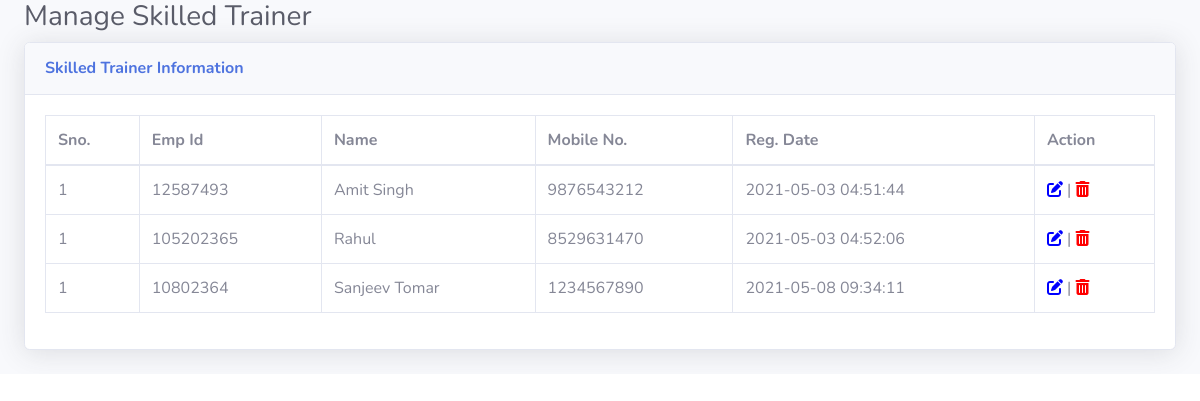
/manage-phlebotomist.php (signed in), run on the app's committed database.
### tables this page shows
CREATE TABLE `tblphlebotomist` (
  `id` int(11) NOT NULL,
  `EmpID` varchar(100) DEFAULT NULL,
  `FullName` varchar(120) DEFAULT NULL,
  `MobileNumber` bigint(12) DEFAULT NULL,
  `RegDate` timestamp NULL DEFAULT current_timestamp()
);

### manage-phlebotomist.php (the view, shortened to what this page needs)
<?php session_start();
if (strlen($_SESSION['aid']==0)) {
  header('location:logout.php');
  } else{
?>
<!DOCTYPE html>
<html lang="en">
<head>
    <link href="vendor/fontawesome-free/css/all.min.css" rel="stylesheet" type="text/css">
    <link href="css/sb-admin-2.min.css" rel="stylesheet">
    <link href="vendor/datatables/dataTables.bootstrap4.min.css" rel="stylesheet">
</head>
<body id="page-top">
    <div id="wrapper">
        <div id="content-wrapper" class="d-flex flex-column">
            <div id="content">
                <div class="container-fluid">
                    <h1 class="h3 mb-2 text-gray-800">Manage Skilled Trainer</h1>
                    <div class="card shadow mb-4">
                        <div class="card-header py-3">
                            <h6 class="m-0 font-weight-bold text-primary">Skilled Trainer Information</h6>
                        </div>
                        <div class="card-body">
                            <div class="table-responsive">
                                <table class="table table-bordered" id="dataTable" width="100%" cellspacing="0">
                                    <thead>
                                        <tr>
                                            <th>Sno.</th>
                                            <th>Emp Id</th>
                                            <th>Name</th>
                                            <th>Mobile No.</th>
                                            <th>Reg. Date</th>
                                            <th>Action</th>
                                        </tr>
                                    </thead>
                                    <tbody>
<?php $query=mysqli_query($con,"select * from tblphlebotomist");
$cnt=1;
while($row=mysqli_fetch_array($query)){
?>
                                        <tr>
                                            <td><?php echo $cnt;?></td>
                                            <td><?php echo $row['EmpID'];?></td>
                                            <td><?php echo $row['FullName'];?></td>
                                            <td><?php echo $row['MobileNumber'];?></td>
                                             <td><?php echo $row['RegDate'];?></td>
                                            <td>
                                <a href="edit-phlebotomist.php?pid=<?php echo $row['id'];?>"><i class="fas fa-edit" style="color:blue"></i></a> |
                                <a href="manage-phlebotomist.php?pid=<?php echo $row['id'];?>&&action=delete" onclick="return confirm('Do you really want to delete this record?');"><i class="fa fa-trash" aria-hidden="true" style="color:red" title="Delete this record"></i></a></td>
                                        </tr>
                               <?php } ?>
                                    </tbody>
                                </table>
                            </div>
                        </div>
                    </div>
                </div>
            </div>
        </div>
    </div>
</body>
</html>
<?php } ?>

### data on the page
tblphlebotomist: EmpID "12587493", FullName "Amit Singh", MobileNumber "9876543212", RegDate "2021-05-03 04:51:44"
tblphlebotomist: EmpID "105202365", FullName "Rahul", MobileNumber "8529631470", RegDate "2021-05-03 04:52:06"
tblphlebotomist: EmpID "10802364", FullName "Sanjeev Tomar", MobileNumber "1234567890", RegDate "2021-05-08 09:34:11"
